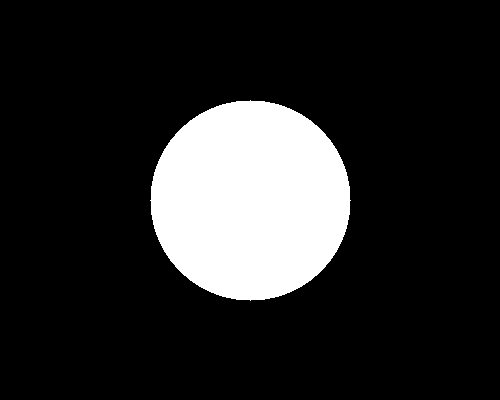
#> input picture Exercise2_picture/low_contrast_circle.png, 500 x 400 px
$ python q6.py
#> lines starting #> are read from the running program, lines starting #| are printed output that depends on the picture; after the words box and inside, x2 and y2 are one past the last pixel; in counts of white or black regions, pixels touching at a corner belong together
import numpy as np
import cv2
import matplotlib.pyplot as plt

def normalize(img):
    img_float = img.astype(np.float32)
    min_val = np.min(img_float)
    max_val = np.max(img_float)
    factor = 255.0 / (max_val - min_val)
    dst_float = (img_float - min_val) * factor
    dst = np.clip(dst_float, 0, 255).astype(np.uint8)
    return dst

# קריאת התמונה המקורית
img = cv2.imread("low_contrast_circle.png", cv2.IMREAD_GRAYSCALE)
#> img: shape (400, 500); values 100 (black) and 105 (white), 15.7% white; 1 white region, box (x1, y1, x2, y2) and area: (150, 100, 351, 301) 31417

# שינוי פיקסלים קיצוניים
img_modified = img.copy()
img_modified[0, 0] = 0
#> img_modified: shape (400, 500); min 0, max 105, mean 100.8
img_modified[100, 100] = 255
#> img_modified: shape (400, 500); min 0, max 255, mean 100.8

# normalization
normalized_img_modified = normalize(img_modified)
#> in normalize, `min_val = np.min(img_float)`: min_val = 0
#> in normalize, `max_val = np.max(img_float)`: max_val = 255
#> in normalize, `factor = 255.0 / (max_val - min_val)`: factor = 1

# הצגה
plt.subplot(1,2,1)
plt.imshow(img_modified, cmap='gray', vmin=0, vmax=255)
plt.title("Modified Image")
plt.axis('off')

plt.subplot(1,2,2)
plt.imshow(normalized_img_modified, cmap='gray', vmin=0, vmax=255)
plt.title("Normalized Modified Image")
plt.axis('off')

plt.show()
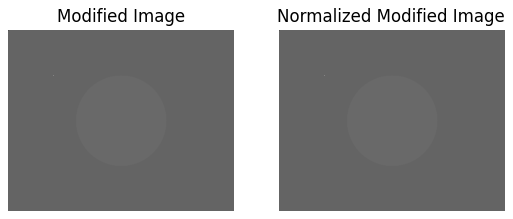
#> figure drawn by matplotlib, 2 panels

# בדיקת סטטיסטיקות
print("Modified Image - Min:", np.min(img_modified), "Max:", np.max(img_modified))
#| Modified Image - Min: 0 Max: 255
print("Normalized Modified Image - Min:", np.min(normalized_img_modified), "Max:", np.max(normalized_img_modified))
#| Normalized Modified Image - Min: 0 Max: 255
